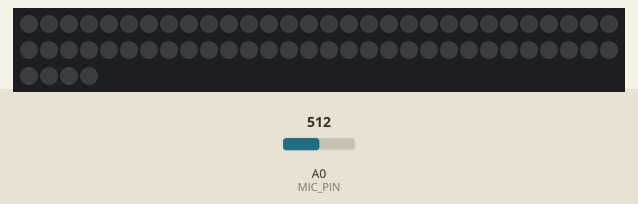
A sketch run on a simulated Arduino Uno, built with avr-gcc and run on an emulated ATmega328P. On the bench: 64 RGB LEDs in strip order, left to right, continuing on the next row. The test bench sets the inputs (shaded band); at power-on: A0 (MIC_PIN) = 512. Dim RGB values are drawn brighter than linear; random numbers use the default seed unless the sketch sets one.

Above: at 1.2 s.
1.3 s: A0 (MIC_PIN) set to 212
2.8 s: A0 (MIC_PIN) set to 189
At 3.9 s:
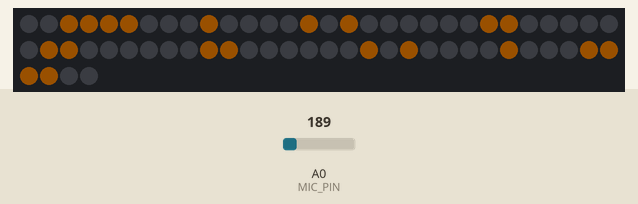
4.3 s: A0 (MIC_PIN) set to 0
At 5.7 s:
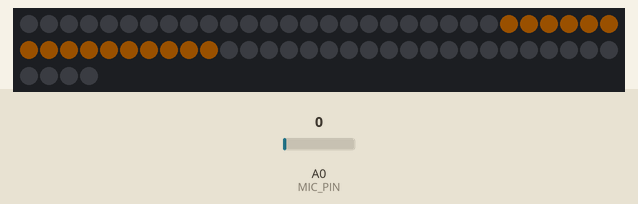
Timing chart, 0 to 7.3 s (numbered marks = the images above; inputs shaded):
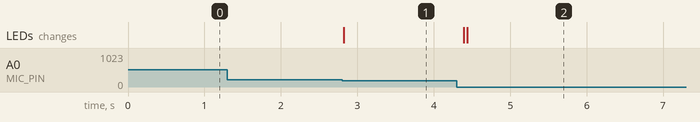

The sketch:

Led_mask.ino
```cpp
#include <Adafruit_NeoPixel.h>

#define LED_PIN 6
#define MIC_PIN A0
#define NUM_OF_LEDS 64

uint32_t color;
int vol = 0;
const uint16_t samples = 128;
Adafruit_NeoPixel matrix(NUM_OF_LEDS, LED_PIN);

void Cartesian_To_Pixel(int row, int col, uint32_t color) {
  int pxl_even =  row * 8 + col;
  int pxl_odd = row * 8 + (7 - col);
  (row % 2) == 1 ? matrix.setPixelColor(pxl_odd, color) : matrix.setPixelColor(pxl_even, color);
}

const byte mask[] = {
                     B00000001,
                     B00000010,
                     B00000100,
                     B00001000,
                     B00010000,
                     B00100000,
                     B01000000,
                     B10000000
                    };

byte mouth [][8] = {
  {
    B00000000,
    B00000000,
    B00000000,
    B11111111,
    B11111111,
    B00000000,
    B00000000,
    B00000000
  }, {
    B00000000,
    B00000000,
    B00011000,
    B11100111,
    B11100111,
    B00011000,
    B00000000,
    B00000000
  }, {
    B00000000,
    B00000000,
    B01111110,
    B10000001,
    B10000001,
    B01111110,
    B00000000,
    B00000000
  }, {
    B00000000,
    B00111100,
    B01000010,
    B11000011,
    B11000011,
    B01000010,
    B00111100,
    B00000000
  }, {
    B00111100,
    B01000010,
    B10000001,
    B10000001,
    B10000001,
    B10000001,
    B01000010,
    B00111100
  }, {
    B00000000,
    B00000000,
    B10000001,
    B11000011,
    B01111110,
    B00111100,
    B00000000,
    B00000000
  }, {
    B00000000,
    B00000000,
    B00111100,
    B01111110,
    B11000011,
    B10000001,
    B00000000,
    B00000000
  }, {
    B00000000,
    B00000000,
    B00111100,
    B01111110,
    B11000011,
    B10000001,
    B00000000,
    B00000000
  }, {
    B00000000,
    B01100110,
    B11111111,
    B11111111,
    B01111110,
    B00111100,
    B00011000,
    B00000000
  }, {
    B00000000,
    B00000000,
    B00000000,
    B11111111,
    B00111100,
    B00111100,
    B00011000,
    B00000000
  }
};

void draw_mouth(byte mouth_shape[], uint32_t color) {
  for (int i = 0; i < 8; i++) {
    for (int j = 0; j < 8; j++)
    {
      mouth_shape[i] & mask[j] ? Cartesian_To_Pixel(i, j, color) : Cartesian_To_Pixel(i, j, 0);
    }
  }
  matrix.show();
}

void setup() {
  randomSeed(analogRead(A5));
  Serial.begin(9600);
  matrix.begin();
  matrix.setBrightness(50);
  matrix.show();
  color = matrix.Color(random(256), random(256), random(256));
}

void loop() {
  float newvol = 0;
  float vol_medium = 0;

  for (int i = 0; i < samples; i++) {
    int micdata = analogRead(MIC_PIN);
    newvol += micdata;
  }

  vol_medium = newvol / samples;
  vol = (vol_medium + vol) / 2.0;

    switch (vol) {
      case 0 ... 45:
        draw_mouth(mouth[0], color);
        break;
      case 46 ... 60:
        draw_mouth(mouth[1], color);
        break;
      case 61 ... 80:
        draw_mouth(mouth[2], color);
        break;
      case 81 ... 120:
        draw_mouth(mouth[3], color);
        break;
      case 121 ... 200:
        draw_mouth(mouth[4], color);
        delay(100);
        break;
    }
  }
```

Measured:
- the behaviour switches between 201 and 200 on A0 (MIC_PIN) (found by bisection; images 0 and 1)
- after the input at 1.3 s, every drawn part: stays the same
- after the input at 2.8 s, the LEDs: change at once (image 1)
- after the input at 4.3 s, the LEDs: first change after 0.10 s (image 2 shows a later state)
